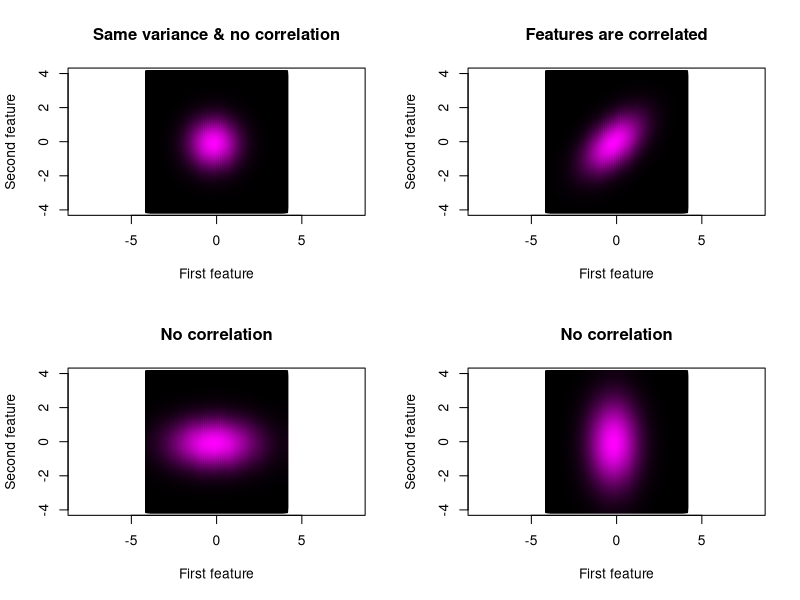

Recreate this plot in R.
Nu = function(x, mu, cov) {
  1/sqrt(2*pi*det(cov))*exp(-1/2*((x-mu) %*% solve(cov) %*% (x-mu)))
}

super = function(mu, cov, what=1, title) {  
  title = title;
  from = -4
  to = 4
  ticks = 200
  det = det(cov)
  a = cov[1,1]
  b = cov[1,2]
  c = cov[2,1]
  d = cov[2,2]
  mu1 = mu[1]
  mu2 = mu[2]
  A = d/det
  B = (-b-c)/det
  C = a/det
  D = (-2*d*mu1 + b*mu2 + c*mu2)/det
  E = (b*mu1 + c*mu1 - 2*a*mu2)/det
  f = (d*mu1*mu1-b*mu1*mu2-c*mu1*mu2+a*mu2*mu2)/det
  
  x = seq(from, to, (to - from) / ticks)
  y = seq(from, to, (to - from) / ticks)
  
  z = outer(x, y, function(x, y) 1/sqrt(2*pi*d) * exp(-1/2 * (A*x*x+B*y*x+C*y*y+D*x+E*y+f)))
  
  if (what == 1) {
    contour(x, y, z, levels=seq(0,1,0.05), main=title, drawlabels=T, asp=1)
  } else {
    mx = max(z)
    mn = min(z)
    l1 = length(x)
    l2 = length(y)
    pos = 1
    mat = matrix(0, nrow=l1*l2, ncol=3)
    for (i in 1:l1) {
      for (j in 1:l2) {
        col = rgb(z[i,j] / mx, 0, z[i,j] / mx)
        mat[pos,] = c(x[i], x[j], col)
        pos = pos + 1
      }
      print(sprintf("%d", i))
    }
    print(mat)
    plot(mat[,1], mat[,2], col=mat[,3], pch=22, main=title, asp=1, xlab="First feature", ylab="Second feature")
  }
}

par(mfrow=c(2,2))
what = 0
super(c(0,0), matrix(c(1,0,0,1), nrow=2, ncol=2), what=what, title="Same variance & no correlation")
super(c(0,0), matrix(c(1,1,0,1), nrow=2, ncol=2), what=what, title="Features are correlated")
super(c(0,0), matrix(c(3,0,0,1), nrow=2, ncol=2), what=what, title="No correlation")
super(c(0,0), matrix(c(1,0,0,3), nrow=2, ncol=2), what=what, title="No correlation")
